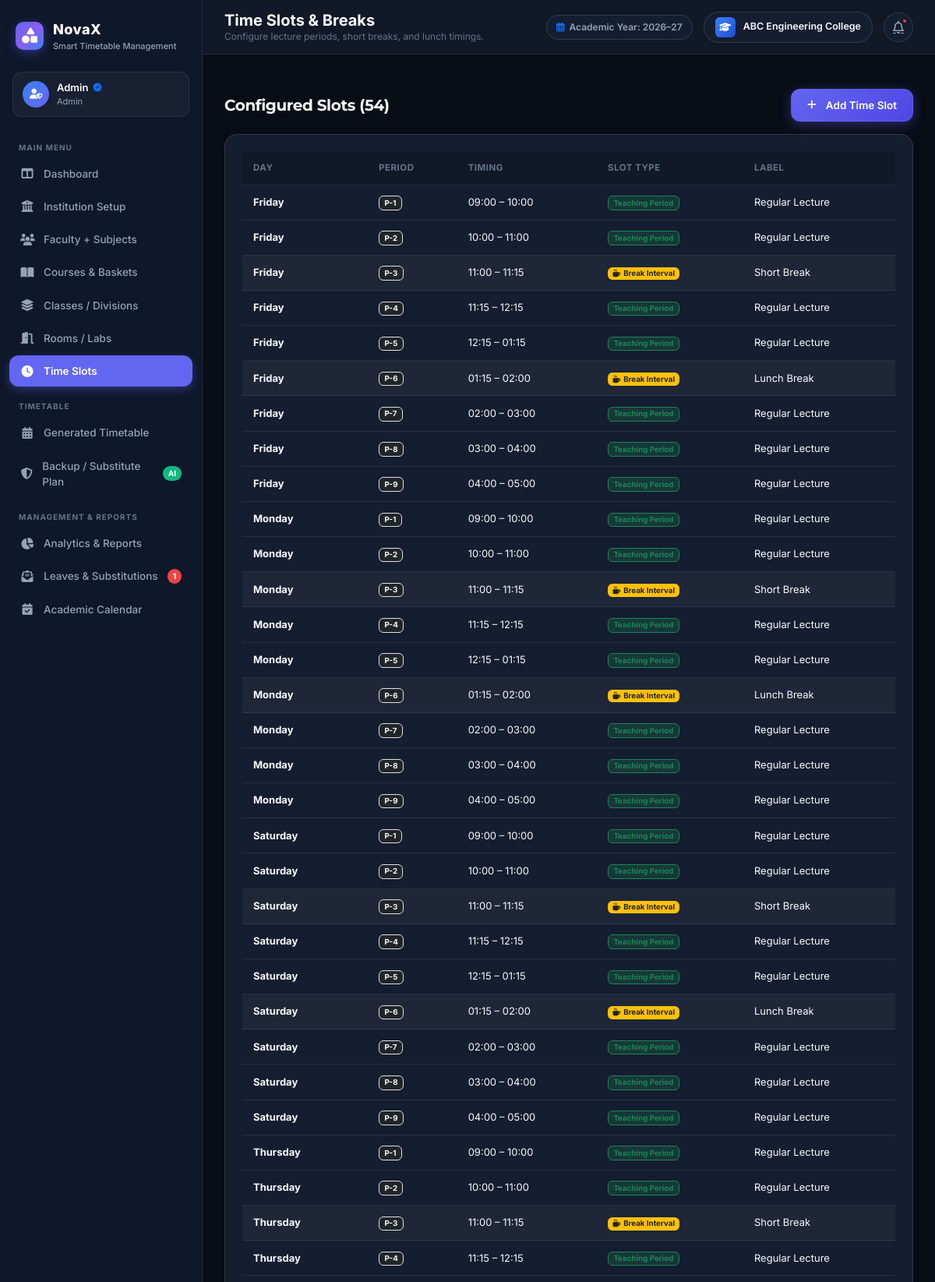
/admin/time-slots (signed in, upper part), run on the app's committed database.
### models.py (models this page shows, shortened)
class BaseModel(db.Model):
    __abstract__ = True

class User(UserMixin, BaseModel):
    __tablename__ = 'users'
    id = db.Column(db.Integer, primary_key=True)
    username = db.Column(db.String(80), unique=True, nullable=False)
    email = db.Column(db.String(120), unique=True, nullable=False)
    password_hash = db.Column(db.String(255), nullable=False)
    role = db.Column(db.String(20), nullable=False, default='student')  # 'admin', 'teacher', 'student'
    avatar_url = db.Column(db.String(255), nullable=True)
    created_at = db.Column(db.DateTime, default=datetime.utcnow)
    faculty_profile = db.relationship('Faculty', backref='user', uselist=False, cascade='all, delete-orphan')
    calendar_notes = db.relationship('AcademicCalendarNote', backref='author', lazy='dynamic')

class InstitutionSettings(BaseModel):
    __tablename__ = 'institution_settings'
    id = db.Column(db.Integer, primary_key=True)
    name = db.Column(db.String(150), default='ABC Engineering College')
    subtitle = db.Column(db.String(150), default='Pune, Maharashtra')
    logo_path = db.Column(db.String(255), default='logo.png')
    address = db.Column(db.String(255), default='Sector 10, Knowledge Park, Pune, Maharashtra 411001')
    contact_email = db.Column(db.String(120), default='contact@abc.edu')
    academic_year = db.Column(db.String(40), default='Academic Year: 2026–27')
    semester_type = db.Column(db.String(40), default='Odd Semester')
    quality_score = db.Column(db.Integer, default=92)
    constraints_satisfaction = db.Column(db.Integer, default=96)
    last_generated_at = db.Column(db.DateTime, default=datetime.utcnow)
    updated_at = db.Column(db.DateTime, default=datetime.utcnow, onupdate=datetime.utcnow)
    @classmethod
    def get_settings(cls):
        settings = cls.query.first()
        return settings

class TimeSlot(BaseModel):
    __tablename__ = 'time_slots'
    id = db.Column(db.Integer, primary_key=True)
    day = db.Column(db.String(20), nullable=False)  # 'Monday', 'Tuesday', ...
    period = db.Column(db.Integer, nullable=False)  # 1, 2, 3, ...
    start_time = db.Column(db.String(20), nullable=False)  # '09:00 AM'
    end_time = db.Column(db.String(20), nullable=False)    # '10:00 AM'
    is_break = db.Column(db.Boolean, default=False)
    break_name = db.Column(db.String(40), nullable=True)   # 'Short Break', 'Lunch Break'
    timetable_entries = db.relationship('TimetableEntry', backref='time_slot', lazy='dynamic')

### routes/admin.py (the view, shortened to what this page needs)
@admin_bp.route('/time-slots', methods=['GET', 'POST'])
def time_slots():
    slots = TimeSlot.query.order_by(TimeSlot.day, TimeSlot.period).all()
    return render_template('admin/time_slots.html', slots=slots)

### routes/admin.py (called while the page is built)
@admin_bp.before_request
@login_required
@role_required('admin')
def admin_before_request():
    pass

### routes/auth.py (called while the page is built, shortened)
def role_required(*roles):
    def decorator(f):
        @wraps(f)
        def decorated_function(*args, **kwargs):
            if not current_user.is_authenticated:
                return redirect(url_for('auth.login', next=request.url))
            return f(*args, **kwargs)
        return decorated_function
    return decorator

### templates/admin/time_slots.html (shortened to what this page needs)
{% extends "base.html" %}
{% block page_title %}Time Slots & Breaks{% endblock %}
{% block page_subtitle %}Configure lecture periods, short breaks, and lunch timings.{% endblock %}
{% block content %}
<div class="fade-in">
    <div class="d-flex justify-content-between align-items-center mb-3">
        <h5 class="fw-bold mb-0">Configured Slots ({{ slots|length }})</h5>
        <button type="button" class="btn btn-primary-glow" data-bs-toggle="modal" data-bs-target="#addSlotModal">
            <i class="fa-solid fa-plus me-1"></i> Add Time Slot
        </button>
    </div>
    <div class="section-box">
        <div class="table-responsive">
            <table class="data-table-custom">
                <thead>
                    <tr>
                        <th>Day</th>
                        <th>Period</th>
                        <th>Timing</th>
                        <th>Slot Type</th>
                        <th>Label</th>
                    </tr>
                </thead>
                <tbody>
                    {% for s in slots %}
                    <tr class="{% if s.is_break %}bg-secondary bg-opacity-10{% endif %}">
                        <td><span class="fw-bold">{{ s.day }}</span></td>
                        <td><span class="badge bg-dark border text-light">P-{{ s.period }}</span></td>
                        <td>{{ s.start_time }} – {{ s.end_time }}</td>
                        <td>
                            {% if s.is_break %}
                                <span class="badge bg-warning text-dark"><i class="fa-solid fa-mug-hot me-1"></i>Break Interval</span>
                            {% else %}
                                <span class="badge bg-success bg-opacity-25 text-success border border-success">Teaching Period</span>
                            {% endif %}
                        </td>
                        <td>{{ s.break_name or 'Regular Lecture' }}</td>
                    </tr>
                    {% endfor %}
                </tbody>
            </table>
        </div>
    </div>
</div>
{% endblock %}

### templates/base.html (shortened to what this page needs)
<!DOCTYPE html>
<html lang="en" data-theme="dark">
<head>
    <link href="https://cdn.jsdelivr.net/npm/bootstrap@5.3.2/dist/css/bootstrap.min.css" rel="stylesheet">
    <link href="https://cdnjs.cloudflare.com/ajax/libs/font-awesome/6.4.2/css/all.min.css" rel="stylesheet">
    <link href="https://cdn.jsdelivr.net/npm/fullcalendar@6.1.8/index.global.min.css" rel="stylesheet">
    <link href="https://unpkg.com/aos@2.3.1/dist/aos.css" rel="stylesheet">
    <link rel="stylesheet" href="{{ url_for('static', filename='css/style.css') }}">
    <link rel="stylesheet" href="{{ url_for('static', filename='css/animations.css') }}">
</head>
<body>
    <div class="app-wrapper">
        {% if current_user.is_authenticated and request.endpoint != 'auth.login' %}
        <aside class="app-sidebar">
            <div class="sidebar-header">
                <div class="sidebar-logo">
                    <i class="fa-solid fa-shapes"></i>
                </div>
                <div>
                    <div class="sidebar-title">NovaX</div>
                    <div class="sidebar-subtitle">Smart Timetable Management</div>
                </div>
            </div>
            <div class="sidebar-user-chip">
                <div class="user-avatar-badge">
                    {% if current_user.role == 'admin' %}
                        <i class="fa-solid fa-user-shield"></i>
                    {% elif current_user.role == 'teacher' %}
                        <i class="fa-solid fa-chalkboard-user"></i>
                    {% else %}
                        <i class="fa-solid fa-graduation-cap"></i>
                    {% endif %}
                </div>
                <div class="user-info">
                    <div class="user-info-name">
                        {{ current_user.username }}
                        {% if current_user.role == 'admin' %}
                            <i class="fa-solid fa-circle-check text-primary" style="font-size: 11px;"></i>
                        {% endif %}
                    </div>
                    <div class="user-info-role">{{ current_user.role.capitalize() }}</div>
                </div>
            </div>
            <nav class="sidebar-nav">
                {% if current_user.role == 'admin' %}
                    <div class="nav-section-title">Main Menu</div>
                    <a href="{{ url_for('admin.dashboard') }}" class="nav-link-item {% if request.endpoint == 'admin.dashboard' %}active{% endif %}">
                        <i class="fa-solid fa-table-columns"></i>
                        <span>Dashboard</span>
                    </a>
                    <a href="{{ url_for('admin.settings') }}" class="nav-link-item {% if request.endpoint == 'admin.settings' %}active{% endif %}">
                        <i class="fa-solid fa-building-columns"></i>
                        <span>Institution Setup</span>
                    </a>
                    <a href="{{ url_for('admin.faculty') }}" class="nav-link-item {% if request.endpoint == 'admin.faculty' %}active{% endif %}">
                        <i class="fa-solid fa-users"></i>
                        <span>Faculty + Subjects</span>
                    </a>
                    <a href="{{ url_for('admin.courses') }}" class="nav-link-item {% if request.endpoint == 'admin.courses' %}active{% endif %}">
                        <i class="fa-solid fa-book-open"></i>
                        <span>Courses & Baskets</span>
                    </a>
                    <a href="{{ url_for('admin.sections') }}" class="nav-link-item {% if request.endpoint == 'admin.sections' %}active{% endif %}">
                        <i class="fa-solid fa-layer-group"></i>
                        <span>Classes / Divisions</span>
                    </a>
                    <a href="{{ url_for('admin.rooms') }}" class="nav-link-item {% if request.endpoint == 'admin.rooms' %}active{% endif %}">
                        <i class="fa-solid fa-door-open"></i>
                        <span>Rooms / Labs</span>
                    </a>
                    <a href="{{ url_for('admin.time_slots') }}" class="nav-link-item {% if request.endpoint == 'admin.time_slots' %}active{% endif %}">
                        <i class="fa-solid fa-clock"></i>
                        <span>Time Slots</span>
                    </a>
                    <div class="nav-section-title">Timetable</div>
                    <a href="{{ url_for('admin.timetable') }}" class="nav-link-item {% if request.endpoint == 'admin.timetable' %}active{% endif %}">
                        <i class="fa-solid fa-calendar-days"></i>
                        <span>Generated Timetable</span>
                    </a>
                    <a href="{{ url_for('admin.backup_plan') }}" class="nav-link-item {% if request.endpoint == 'admin.backup_plan' %}active{% endif %}">
                        <i class="fa-solid fa-shield-halved"></i>
                        <span>Backup / Substitute Plan</span>
                        <span class="nav-badge badge-green">AI</span>
                    </a>
                    <div class="nav-section-title">Management & Reports</div>
                    <a href="{{ url_for('admin.analytics') }}" class="nav-link-item {% if request.endpoint == 'admin.analytics' %}active{% endif %}">
                        <i class="fa-solid fa-chart-pie"></i>
                        <span>Analytics & Reports</span>
                    </a>
                    <a href="{{ url_for('admin.leaves') }}" class="nav-link-item {% if request.endpoint == 'admin.leaves' %}active{% endif %}">
                        <i class="fa-solid fa-envelope-open-text"></i>
                        <span>Leaves & Substitutions</span>
                        {% if pending_leaves_count > 0 %}
                            <span class="nav-badge badge-danger">{{ pending_leaves_count }}</span>
                        {% endif %}
                    </a>
                    <a href="{{ url_for('admin.academic_calendar') }}" class="nav-link-item {% if request.endpoint == 'admin.academic_calendar' %}active{% endif %}">
                        <i class="fa-solid fa-calendar-check"></i>
                        <span>Academic Calendar</span>
                    </a>
                {% endif %}
            </nav>
        </aside>
        {% endif %}
        <main class="app-main {% if not current_user.is_authenticated or request.endpoint == 'auth.login' %}app-main-unauth{% endif %}">
            {% if current_user.is_authenticated and request.endpoint != 'auth.login' %}
            <header class="app-topbar">
                <div class="topbar-left">
                    <div>
                        <div class="page-title">{% block page_title %}Dashboard{% endblock %}</div>
                        <div class="page-subtitle">{% block page_subtitle %}Academic Year: {{ institution.academic_year if institution else '2026-27' }}{% endblock %}</div>
                    </div>
                </div>
                <div class="topbar-right">
                    <div class="academic-year-pill d-none d-md-flex">
                        <i class="fa-regular fa-calendar-days text-primary"></i>
                        <span>{{ institution.academic_year if institution else 'Academic Year: 2026-27' }}</span>
                    </div>
                    <div class="institution-badge d-none d-lg-flex">
                        <div class="college-crest-icon">
                            <i class="fa-solid fa-graduation-cap"></i>
                        </div>
                        <div>
                            <div>{{ institution.name if institution else 'ABC Engineering College' }}</div>
                        </div>
                    </div>
                    <a href="{{ url_for('admin.leaves') if current_user.role == 'admin' else '#' }}" class="icon-btn" title="Notifications">
                        <i class="fa-regular fa-bell"></i>
                        {% if pending_leaves_count > 0 %}
                            <span class="badge-dot"></span>
                        {% endif %}
                    </a>
                </div>
            </header>
            {% endif %}
            <div class="container-fluid px-4 pt-3">
            </div>
            <div class="app-content">
                {% block content %}{% endblock %}
            </div>
        </main>
    </div>
</body>
</html>

### static/css/animations.css (style rules this page uses)
.fade-in { animation: fadeIn 0.5s cubic-bezier(0.4, 0, 0.2, 1) forwards; }

### data on the page
User: username "Admin", role "Admin"
InstitutionSettings: academic_year "Academic Year: 2026–27", name "ABC Engineering College"
TimeSlot: day "Friday", period "1", start_time "09:00", end_time "10:00", is_break "Teaching Period", break_name "Regular Lecture"
TimeSlot: day "Friday", period "2", start_time "10:00", end_time "11:00", is_break "Teaching Period", break_name "Regular Lecture"
TimeSlot: day "Friday", period "3", start_time "11:00", end_time "11:15", is_break True (drawn), break_name "Short Break"
TimeSlot: day "Friday", period "4", start_time "11:15", end_time "12:15", is_break "Teaching Period", break_name "Regular Lecture"
TimeSlot: day "Friday", period "5", start_time "12:15", end_time "01:15", is_break "Teaching Period", break_name "Regular Lecture"
TimeSlot: day "Friday", period "6", start_time "01:15", end_time "02:00", is_break True (drawn), break_name "Lunch Break"
TimeSlot: day "Friday", period "7", start_time "02:00", end_time "03:00", is_break "Teaching Period", break_name "Regular Lecture"
TimeSlot: day "Friday", period "8", start_time "03:00", end_time "04:00", is_break "Teaching Period", break_name "Regular Lecture"
TimeSlot: day "Friday", period "9", start_time "04:00", end_time "05:00", is_break "Teaching Period", break_name "Regular Lecture"
TimeSlot: day "Monday", period "1", start_time "09:00", end_time "10:00", is_break "Teaching Period", break_name "Regular Lecture"
TimeSlot: day "Monday", period "2", start_time "10:00", end_time "11:00", is_break "Teaching Period", break_name "Regular Lecture"
TimeSlot: day "Monday", period "3", start_time "11:00", end_time "11:15", is_break True (drawn), break_name "Short Break"
TimeSlot: day "Monday", period "4", start_time "11:15", end_time "12:15", is_break "Teaching Period", break_name "Regular Lecture"
TimeSlot: day "Monday", period "5", start_time "12:15", end_time "01:15", is_break "Teaching Period", break_name "Regular Lecture"
TimeSlot: day "Monday", period "6", start_time "01:15", end_time "02:00", is_break True (drawn), break_name "Lunch Break"
TimeSlot: day "Monday", period "7", start_time "02:00", end_time "03:00", is_break "Teaching Period", break_name "Regular Lecture"
TimeSlot: day "Monday", period "8", start_time "03:00", end_time "04:00", is_break "Teaching Period", break_name "Regular Lecture"
TimeSlot: day "Monday", period "9", start_time "04:00", end_time "05:00", is_break "Teaching Period", break_name "Regular Lecture"
TimeSlot: day "Saturday", period "1", start_time "09:00", end_time "10:00", is_break "Teaching Period", break_name "Regular Lecture"
TimeSlot: day "Saturday", period "2", start_time "10:00", end_time "11:00", is_break "Teaching Period", break_name "Regular Lecture"
TimeSlot: day "Saturday", period "3", start_time "11:00", end_time "11:15", is_break True (drawn), break_name "Short Break"
TimeSlot: day "Saturday", period "4", start_time "11:15", end_time "12:15", is_break "Teaching Period", break_name "Regular Lecture"
TimeSlot: day "Saturday", period "5", start_time "12:15", end_time "01:15", is_break "Teaching Period", break_name "Regular Lecture"
TimeSlot: day "Saturday", period "6", start_time "01:15", end_time "02:00", is_break True (drawn), break_name "Lunch Break"
TimeSlot: day "Saturday", period "7", start_time "02:00", end_time "03:00", is_break "Teaching Period", break_name "Regular Lecture"
TimeSlot: day "Saturday", period "8", start_time "03:00", end_time "04:00", is_break "Teaching Period", break_name "Regular Lecture"
TimeSlot: day "Saturday", period "9", start_time "04:00", end_time "05:00", is_break "Teaching Period", break_name "Regular Lecture"
TimeSlot: day "Thursday", period "1", start_time "09:00", end_time "10:00", is_break "Teaching Period", break_name "Regular Lecture"
TimeSlot: day "Thursday", period "2", start_time "10:00", end_time "11:00", is_break "Teaching Period", break_name "Regular Lecture"
TimeSlot: day "Thursday", period "3", start_time "11:00", end_time "11:15", is_break True (drawn), break_name "Short Break"
TimeSlot: day "Thursday", period "4", start_time "11:15", end_time "12:15", is_break "Teaching Period", break_name "Regular Lecture"

### other printed values
{{ pending_leaves_count }} "1"
{{ slots|length }} "54"
